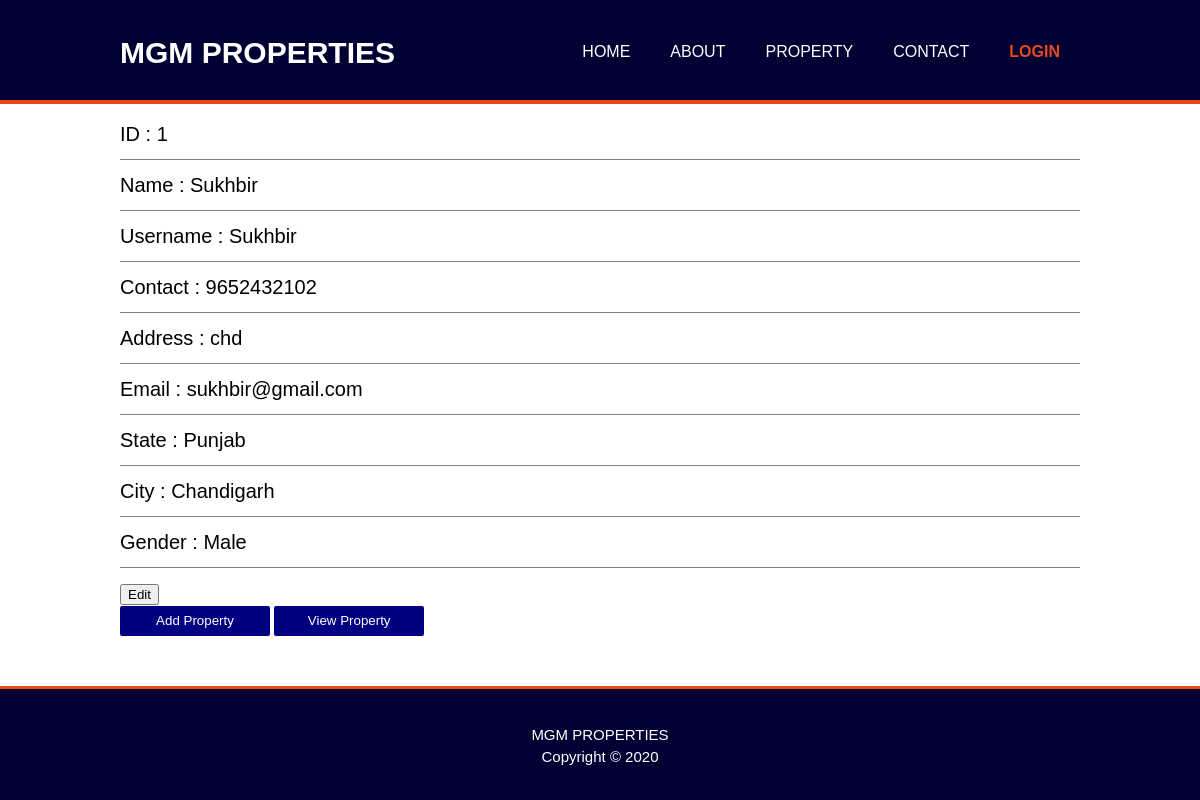
Page /project/profile.php (signed in) on the committed database.
### tables this page shows
CREATE TABLE `registration` (
  `uid` int(20) NOT NULL,
  `name` varchar(20) NOT NULL,
  `uname` varchar(20) NOT NULL,
  `password` varchar(20) NOT NULL,
  `contact` varchar(10) NOT NULL,
  `address` varchar(250) NOT NULL,
  `email` varchar(20) NOT NULL,
  `state` varchar(20) NOT NULL,
  `city` varchar(20) NOT NULL,
  `gender` varchar(10) NOT NULL
);

### project/profile.php (the view, shortened to what this page needs)
<!DOCTYPE html>
<html>
<head>
      <link rel="stylesheet" type="text/css" href="css/style.css">
</head>
<body>
<header>
      <div class="container">
      <div id="branding">
            <h1>MGM PROPERTIES</h1>
            </div>
      <nav>
            <ul>
                <li><a href="index.php">Home</a></li>
                <li><a href="about.php">About</a></li>
                <li><a href="show_property.php">Property</a></li>
                <li><a href="contact.php">Contact</a></li>
                <li class="current"><a href="login.php">Login</a></li>
              </ul>
            </nav>
          </div>
        </header>
        <section class="but">
        <div class="container">
            <div class="list1">
            <?php
            include 'connect.php';
            $uname=$_SESSION['uname'];
            $email=$_SESSION['email'];
            $sql1="select * from registration where uname='$uname' or email='$email'";
            $result2=mysqli_query($con,$sql1);
            while($row=mysqli_fetch_array($result2))
            {
                  ?>
                  <ul>
                  <li>ID : <?php echo $row['uid'];?></li>
                  <li>Name : <?php echo $row['name'];?></li>
                  <li>Username : <?php echo $row['uname'];?></li>
                  <li>Contact : <?php echo $row['contact'];?></li>
                  <li>Address : <?php echo $row['address'];?></li>
                  <li>Email : <?php echo $row['email'];?></li>
                  <li>State : <?php echo $row['state'];?></li>
                  <li>City : <?php echo $row['city'];?></li>
                  <li>Gender : <?php echo $row['gender'];?></li>
            </ul>
            <form action="updateuser.php" method="POST">
              <input type="submit" name="edit" value="Edit">
            </form>
            <?php
            }
            ?>
      </div>
      <button class="ba2"><a href="property.php" class="ba2">Add Property</a></button>
        <button class="ba2"><a href="viewproperty.php" class="ba2">View Property</a></button></p>
      </div></section>
      <footer>
        <p>MGM PROPERTIES<br>Copyright &copy; 2020</p>
      </footer>
</body>
</html>

### project/css/style.css (style rules this page uses)
body { font-family: sans-serif; font-size: 15px; line-height: 1.5; padding: 0; margin: 0; }
.container { width: 80%; margin: auto; overflow: hidden; }
ul { margin: 0; padding: 0; }
.ba2 { text-decoration: none; background-color: navy; height: 30px; width: 150px; color: white; border: navy; border-radius: 2px; }
header { background: #000033; color: #ffffff; padding-top: 30px; min-height: 70px; border-bottom: #e8491d 4px solid; }
header a { color: #ffffff; text-decoration: none; text-transform: uppercase; font-size: 16px; }
header li { float: left; display: inline; padding: 0 20px 0 20px; }
header #branding { float: left; }
header #branding h1 { margin: 0; }
header nav { float: right; margin-top: 10px; }
header .current a { color:#e8491d; font-weight:bold; }
footer { padding: 20px; margin-top: 20px; min-height: 40px; color: #ffffff; text-align: center; background-color: #000033; border-top: #e8491d 3px solid; }

### project/profile.php (style rules this page uses)
.list1 ul { margin-top: 15px; margin-bottom: 15px; }
.list1 li { font-size: 20px; list-style: none; border-bottom: solid 1px grey; margin-top: 10px; margin-bottom: 10px; padding-bottom: 10px; }

### rows in the picture
registration: uid "1", name "Sukhbir", uname "Sukhbir", contact "9652432102", address "chd", email "sukhbir@gmail.com", state "Punjab", city "Chandigarh", gender "Male"
